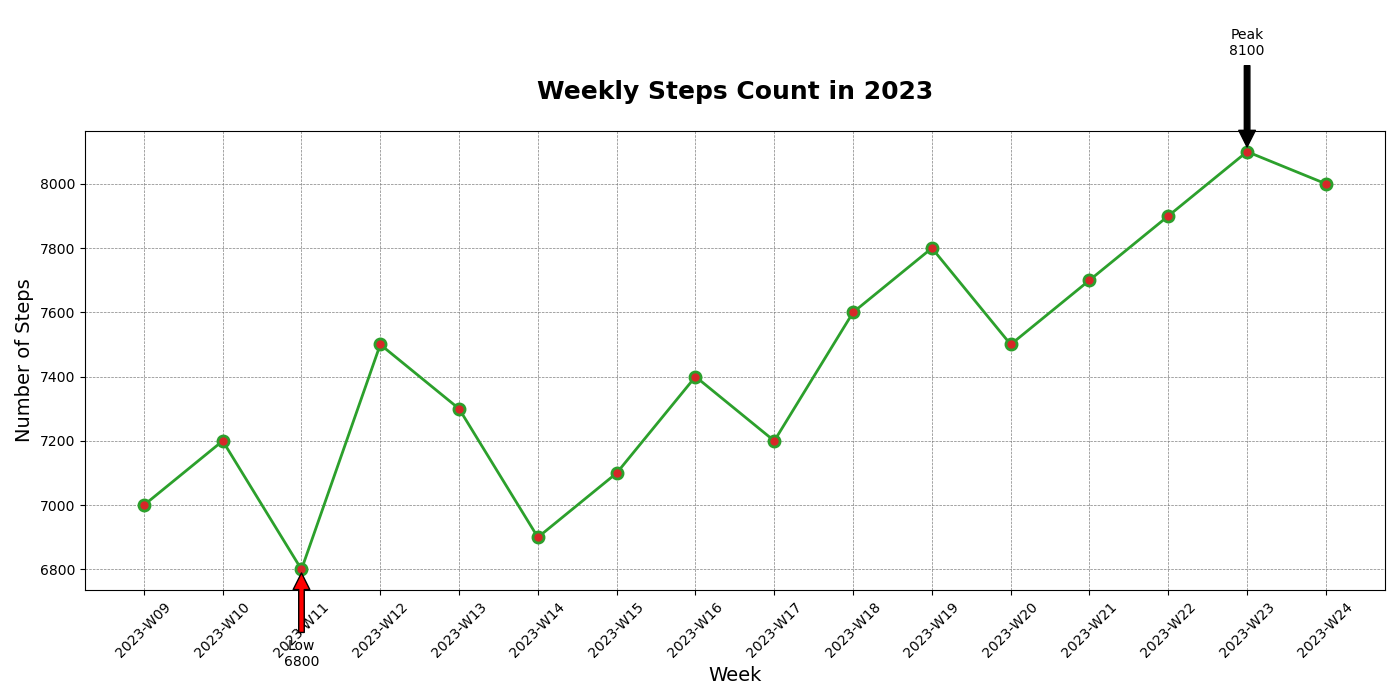

Write the Python code that produced this figure.

import matplotlib.pyplot as plt

data = [
    {'Week': '2023-W09', 'Steps': 7000},
    {'Week': '2023-W10', 'Steps': 7200},
    {'Week': '2023-W11', 'Steps': 6800},
    {'Week': '2023-W12', 'Steps': 7500},
    {'Week': '2023-W13', 'Steps': 7300},
    {'Week': '2023-W14', 'Steps': 6900},
    {'Week': '2023-W15', 'Steps': 7100},
    {'Week': '2023-W16', 'Steps': 7400},
    {'Week': '2023-W17', 'Steps': 7200},
    {'Week': '2023-W18', 'Steps': 7600},
    {'Week': '2023-W19', 'Steps': 7800},
    {'Week': '2023-W20', 'Steps': 7500},
    {'Week': '2023-W21', 'Steps': 7700},
    {'Week': '2023-W22', 'Steps': 7900},
    {'Week': '2023-W23', 'Steps': 8100},
    {'Week': '2023-W24', 'Steps': 8000}
]

weeks = [entry['Week'] for entry in data]
steps = [entry['Steps'] for entry in data]

plt.figure(figsize=(14, 7))
line, = plt.plot(weeks, steps, color='#2ca02c', linestyle='-', linewidth=2, marker='o', markerfacecolor='#d62728', markeredgewidth=2, markersize=8)

max_steps = max(steps)
max_week = weeks[steps.index(max_steps)]
plt.annotate(f'Peak\n{max_steps}', xy=(max_week, max_steps), xytext=(max_week, max_steps + 300),
             arrowprops=dict(facecolor='black', shrink=0.05),
             horizontalalignment='center')

min_steps = min(steps)
min_week = weeks[steps.index(min_steps)]
plt.annotate(f'Low\n{min_steps}', xy=(min_week, min_steps), xytext=(min_week, min_steps - 300),
             arrowprops=dict(facecolor='red', shrink=0.05),
             horizontalalignment='center')

plt.title('Weekly Steps Count in 2023', fontsize=18, fontweight='bold', y=1.05)
plt.xlabel('Week', fontsize=14)
plt.ylabel('Number of Steps', fontsize=14)
plt.grid(True, which='major', linestyle='--', linewidth=0.5, color='grey')
plt.xticks(rotation=45)
plt.tight_layout()

plt.show()
